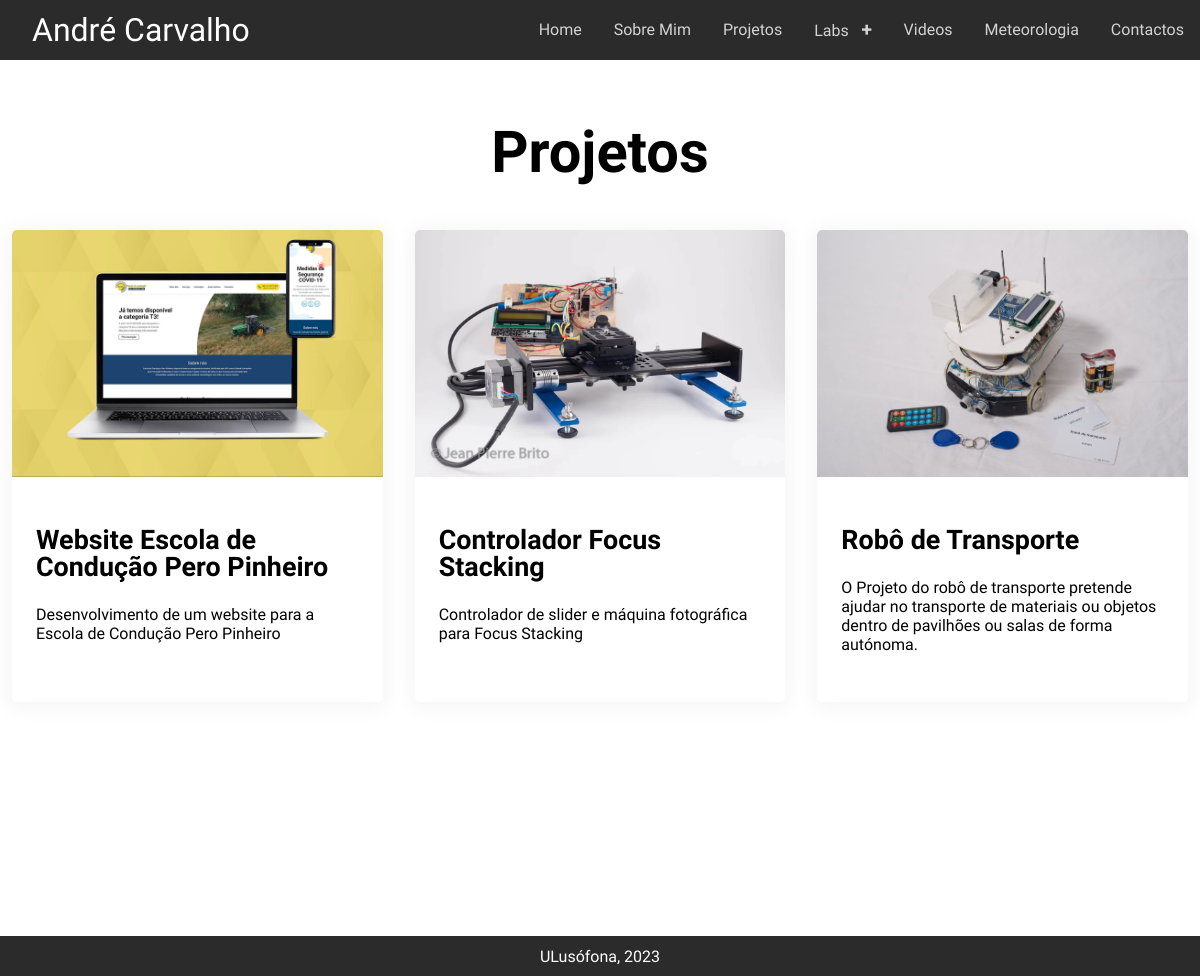
/projetos, run on an earlier commit of the app's database.
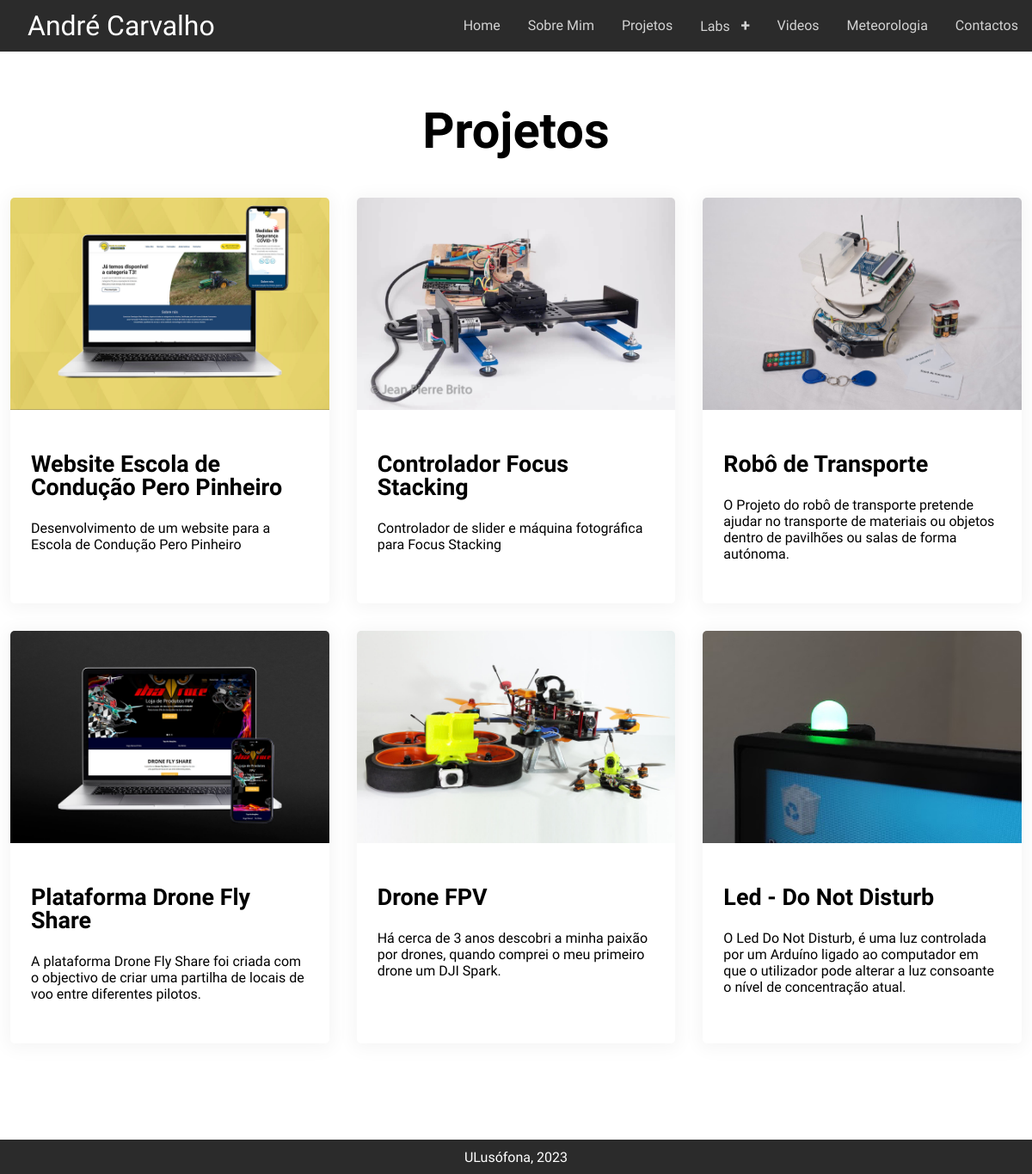
And on a later commit of the database.
### portfolio/models.py (models this page shows, shortened)
class Projeto(models.Model):
    nome = models.CharField(max_length=50)
    descricaoResumida = models.CharField(max_length=255)
    descricao = models.TextField(max_length=5000)
    OPÇÕES = (
        ('1', 'Sim'),
        ('0', 'Não'),
    )
    destaqueHome = models.CharField(max_length=10, choices=OPÇÕES, default='1')
    categoria = models.ManyToManyField(
        CatergoriaProjeto,
        related_name='projetos'
    )
    fotos = models.ManyToManyField('Foto', related_name='projetos')

class Foto(models.Model):
    nome = models.CharField(max_length=255, null=True, blank=True)
    alt = models.CharField(max_length=255, default='')
    imagem = models.ImageField(upload_to='projetos/')

### portfolio/views.py (the view)
# urls.py: path('projetos', views.projetos_view, name='projetos'),
def projetos_view(request):
    projetos = Projeto.objects.all()
    context = {
        'projetos': projetos,
        'seoTitle': 'Projetos | André Carvalho',
        'seoDescription': 'Os meus projetos, em diversas áreas.',
    }
    return render(request, 'portfolio/projetos.html', context)

### portfolio/templates/portfolio/projetos.html (shortened to what this page needs)
{% extends 'portfolio/layout.html' %}
{% load static %}
{% block main %}
    <div id="area-projetos" class="w-1200">
        <h1 class="titulo-area h2">Projetos</h1>
        <div class="lista-projetos">
            {% for projeto in projetos %}
                <div class="lista-projetos__item">
                    {% if projeto.fotos.all.0.imagem %}
                        <div class="lista-projetos__item__wrapper-img">
                            <img src="{{ projeto.fotos.all.0.imagem.url }}" loading="lazy" alt="André Carvalho | {{ projeto.fotos.all.0.alt }}">
                        </div>
                    {% else %}
                        <div class="lista-projetos__item__wrapper-img">
                            <img src="{% static 'portfolio/images/default.jpg' %}" loading="lazy" alt="André Carvalho">
                        </div>
                    {% endif %}
                    <div class="lista-projetos__item__wrapper-conteudo">
                        <h2 class="lista-projetos__item__titulo h3">{{ projeto.nome }}</h2>
                        <div class="lista-projetos__item__descricao-resumida">{{ projeto.descricaoResumida }}</div>
                    </div>
                </div>
            {% endfor %}
        </div>
    </div>
    {% load static %}
{% endblock %}

### portfolio/templates/portfolio/layout.html (shortened to what this page needs)
<!DOCTYPE html>
<html lang="pt">
    <head>
        {% load static %}
        <link rel="stylesheet" href="{% static 'portfolio/css/layout.css' %}">
        <link rel="stylesheet" href="{% static 'portfolio/css/base.css' %}">
    </head>
    <body>
        <header>
            <div class="logo"><a href="{% url 'portfolio:home' %}" style="color: white; text-decoration: none">André Carvalho</a></div>
            <nav class="hero__menu">
                <a href="{% url 'portfolio:home' %}">Home</a>
                <a href="{% url 'portfolio:sobre' %}">Sobre Mim</a>
                <a href="{% url 'portfolio:projetos' %}">Projetos</a>
                <div class="dropdown">
                    <a href="javascript:;" class="dropdown__trigger">Labs</a>
                </div>
                <a href="{% url 'portfolio:videos' %}">Videos</a>
                <a href="{% url 'portfolio:meteorologia' %}">Meteorologia</a>
                <a href="{% url 'portfolio:contactos' %}">Contactos</a>
            </nav>
        </header>
        <main>
            {% block main %}
            {% endblock main %}
        </main>
        <footer>ULusófona, 2023</footer>
    </body>
</html>

### portfolio/static/portfolio/css/base.css (style rules this page uses)
footer { margin-top: 7rem; }
@media (min-width: 1024px) { h1, .h1 { line-height: 1; font-size: 89.6564171164px; } }
@media (min-width: 1024px) { h2, .h2 { line-height: 1; font-size: 57.772816512px; } }
@media (min-width: 1024px) { h3, .h3 { line-height: 1; font-size: 26.886784px; } }
header { height: 60px; background: #2b2b2b; color: white; top: 0; display: flex; justify-content: space-between; align-items: center; }
header div { font-size: 2em; padding: 1em; }
header nav { display: flex; justify-contents: flex-end; }
header nav a { padding: 1rem 1em; text-decoration: none; font-size: 1rem; color: lightgray; }
header .dropdown { padding: 0; display: flex; }
header .dropdown .dropdown__trigger { padding-top: 1rem; padding-bottom: 1rem; margin-top: -2px; }
header .dropdown .dropdown__trigger:after { content: "+"; margin-left: 0.8rem; width: 10px; height: 10px; display: inline-block; font-size: 1.2rem; font-weight: bold; }
* { font-family: "Geologica", sans-serif; }
body { margin: 0; }
main { margin: 0 auto; min-height: calc(100vh - 60px - 40px); }
main .w-1200 { max-width: 1200px; margin: 0 auto; padding: 0 12px; }
main #area-home .projetos-destaque, main #area-home .lista-projetos, main #area-videos .projetos-destaque, main #area-videos .lista-projetos, main #area-projetos .projetos-destaque, main #area-projetos .lista-projetos { display: grid; grid-template-columns: repeat(3, 1fr); grid-gap: 2rem; }
main #area-home .projetos-destaque .lista-projetos__item, main #area-home .lista-projetos .lista-projetos__item, main #area-videos .projetos-destaque .lista-projetos__item, main #area-videos .lista-projetos .lista-projetos__item, main #area-projetos .projetos-destaque .lista-projetos__item, main #area-projetos .lista-projetos .lista-projetos__item { box-shadow: 0 2px 20px 5px rgba(0, 0, 0, 0.04); -webkit-transition: box-shadow 0.3s; border-radius: 5px; }
main #area-home .projetos-destaque .lista-projetos__item .lista-projetos__item__wrapper-img img, main #area-home .lista-projetos .lista-projetos__item .lista-projetos__item__wrapper-img img, main #area-videos .projetos-destaque .lista-projetos__item .lista-projetos__item__wrapper-img img, main #area-videos .lista-projetos .lista-projetos__item .lista-projetos__item__wrapper-img img, main #area-projetos .projetos-destaque .lista-projetos__item .lista-projetos__item__wrapper-img img, main #area-projetos .lista-projetos .lista-projetos__item .lista-projetos__item__wrapper-img img { width: 100%; max-width: 100%; object-fit: cover; aspect-ratio: 3/2; border-radius: 5px 5px 0 0; }
main #area-home .projetos-destaque .lista-projetos__item .lista-projetos__item__wrapper-conteudo, main #area-home .lista-projetos .lista-projetos__item .lista-projetos__item__wrapper-conteudo, main #area-videos .projetos-destaque .lista-projetos__item .lista-projetos__item__wrapper-conteudo, main #area-videos .lista-projetos .lista-projetos__item .lista-projetos__item__wrapper-conteudo, main #area-projetos .projetos-destaque .lista-projetos__item .lista-projetos__item__wrapper-conteudo, main #area-projetos .lista-projetos .lista-projetos__item .lista-projetos__item__wrapper-conteudo { padding: 1.5rem 1.5rem 3rem; }
main #area-home .projetos-destaque .lista-projetos__item .lista-projetos__item__wrapper-conteudo .lista-projetos__item__titulo, main #area-home .lista-projetos .lista-projetos__item .lista-projetos__item__wrapper-conteudo .lista-projetos__item__titulo, main #area-videos .projetos-destaque .lista-projetos__item .lista-projetos__item__wrapper-conteudo .lista-projetos__item__titulo, main #area-videos .lista-projetos .lista-projetos__item .lista-projetos__item__wrapper-conteudo .lista-projetos__item__titulo, main #area-projetos .projetos-destaque .lista-projetos__item .lista-projetos__item__wrapper-conteudo .lista-projetos__item__titulo, main #area-projetos .lista-projetos .lista-projetos__item .lista-projetos__item__wrapper-conteudo .lista-projetos__item__titulo { margin-bottom: 1.5rem; }
main .titulo-area { margin-bottom: 3rem; margin-top: 4rem; text-align: center; }
footer { width: 100%; color: white; text-align: center; background-color: #2b2b2b; height: 40px; display: flex; align-items: center; justify-content: center; }

What changed in the data, as far as the page shows it:
added Projeto: fotos.all.0.imagem (picture), nome "Plataforma Drone Fly Share", descricaoResumida "A plataforma Drone Fly Share foi criada com o objectivo de criar uma partilha de locais de voo entre diferentes pilotos."
added Projeto: fotos.all.0.imagem (picture), nome "Drone FPV", descricaoResumida "Há cerca de 3 anos descobri a minha paixão por drones, quando comprei o meu primeiro drone um DJI Spark."
added Projeto: fotos.all.0.imagem (picture), nome "Led - Do Not Disturb", descricaoResumida "O Led Do Not Disturb, é uma luz controlada por um Arduíno ligado ao computador em que o utilizador pode alterar a luz consoante o nível de concentração atual."
